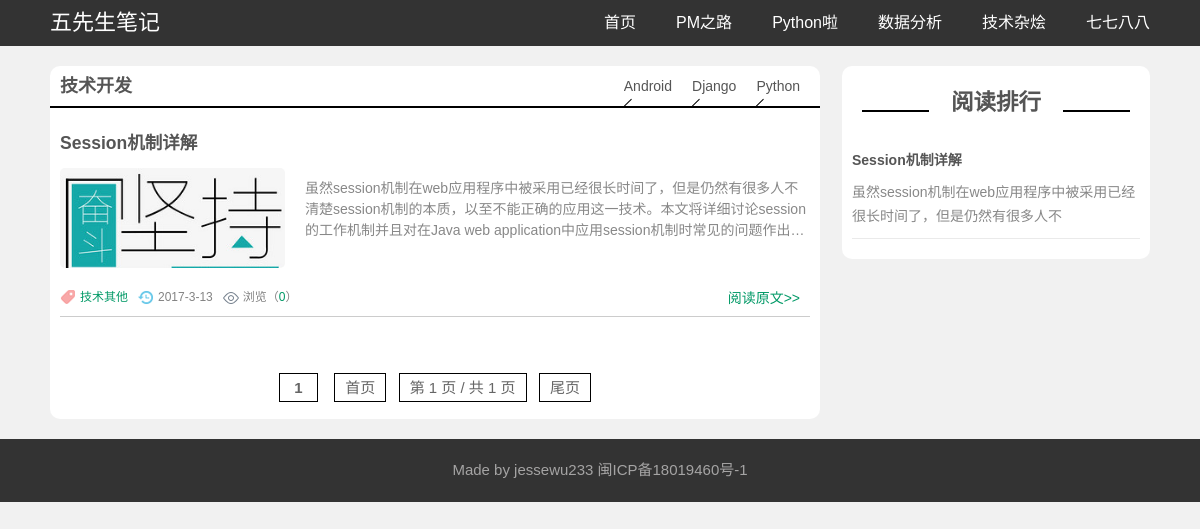
The page /category/7 on the database its author committed.
### blog/models.py (models this page shows, shortened)
class Tag(models.Model):
    category = models.ForeignKey(Category, default='0', on_delete=models.CASCADE)
    name = models.CharField(max_length=100)
    def __str__(self):
        return self.name

class Category(models.Model):
    name = models.CharField(max_length=100)
    def __str__(self):
        return self.name

class Post(models.Model):
    title = models.CharField(max_length=100)
    body = RichTextUploadingField()
    created_time = models.DateTimeField()
    modified_time = models.DateTimeField()
    excerpt = models.TextField(max_length=200, blank=True)
    category = models.ForeignKey(Category, on_delete=models.CASCADE)
    tags = models.ForeignKey(Tag, on_delete=models.CASCADE, blank=True, default='0')
    author = models.ForeignKey(User, on_delete=models.CASCADE)
    views = models.PositiveIntegerField(default=0)
    imgUrl = ImageField(upload_to='PostImg', default='0')

### blog/views.py (the view)
# urls.py: path('category/<int:category_id>', views.category, name='category'),
def category(request, category_id):
    page_num = 10
    category_name = models.Category.objects.get(pk=category_id)
    all_post_list = models.Post.objects.filter(category__name=category_name).order_by("-created_time")
    sum_num = all_post_list.count()
    most_view_list = all_post_list.order_by("-views")[:5]
    tag_list = models.Tag.objects.all().filter(category__name=category_name)[:3]
    bigTitle = category_name
    paginator = Paginator(all_post_list, page_num)
    current_page = 1
    previous_page = current_page - 1
    next_page = current_page + 1
    post_list = paginator.page(current_page)
    context = {
        "post_list": post_list,
        "bigTitle": bigTitle,
        "tag_list": tag_list,
        "most_view_list": most_view_list,
        "paginator": paginator,
        "current_page": current_page,
        "previous_page": previous_page,
        "next_page": next_page,
        "sum_num": sum_num,
        "category_id": category_id
    }
    return render(request, 'blog/list.html', context)

### blog/templates/blog/list.html (shortened to what this page needs)
{% load staticfiles %}
<!doctype html>
<html>
<head>
    <link href="{% static "blog/css/base.css" %}" rel="stylesheet">
    <link href="{% static "blog/css/index.css" %}" rel="stylesheet">
    <link href="{% static "blog/css/m.css" %}" rel="stylesheet">
</head>
<body>
<header>
    <div id="mnav">
        <div class="logo"><a href="/">五先生笔记</a></div>
        <ul id="starlist">
            <li><a href="http://localhost:8000/">首页</a></li>
            <li><a href="{% url "blog:category" 6 %}">PM之路</a></li>
            <li><a href="{% url "blog:category" 7 %}">Python啦</a></li>
            <li><a href="{% url "blog:category" 8 %}">数据分析</a></li>
            <li><a href="{% url "blog:category" 9 %}">技术杂烩</a></li>
            <li><a href="{% url "blog:category" 9 %}">七七八八</a></li>
        </ul>
    </div>
</header>
<div class="line46"></div>
<article>
    <div style="margin-top: 20px" class="leftbox">
        <div class="newblogs">
            <h2 class="hometitle">
                {% if tag_list %}
                    <span>
                    {% for tag in tag_list %}
                        <a href="{% url "blog:tag" tag.id %}">{{ tag.name }}</a>
                    {% endfor %}
                    </span>
                {% endif %}
                {{ bigTitle }}</h2>
            {% if post_list %}
                <ul>
                    {% for post in post_list %}
                        <li>
                            <h3 class="blogtitle"><a href="{% url "blog:detail" post.id %}"
                                                     target="_blank">{{ post.title }}</a></h3>
                            <div class="bloginfo"><span class="blogpic"><a href="/" title=""><img
                                    src="../../../media/{{ post.imgUrl }}"/></a></span>
                                <p>{{ post.excerpt }}</p>
                            </div>
                            <div class="autor"><span class="lm f_l"><a
                                    href="{% url "blog:tag" post.tags.id %}">{{ post.tags }}</a></span><span
                                    class="dtime f_l">{{ post.created_time.year }}-{{ post.created_time.month }}-{{ post.created_time.day }}</span><span
                                    class="viewnum f_l">浏览（<a href="/">{{ post.views }}</a>）</span>
                                <span class="f_r"><a href="{% url "blog:detail" post.id %}"
                                                                                class="more">阅读原文>></a></span>
                            </div>
                        </li>
                    {% endfor %}
                </ul>
            {% endif %}
            <div class="pagelist"><a title="Total record">&nbsp;<b>{{ sum_num }}</b> </a>&nbsp;&nbsp
                <a href="{% url "blog:category_page" category_id 1 %}">首页</a>
                &nbsp<a href="#">第 {{ current_page }} 页 / 共 {{ paginator.num_pages }} 页</a>&nbsp
                <a href="{% url "blog:category_page" category_id paginator.num_pages %}">尾页</a>
            </div>
        </div>
    </div>
    <div class="rightbox">
        <div class="blank"></div>
        <div class="paihang">
            <h2 class="ab_title"><a href="{% url "blog:top" %}">阅读排行</a></h2>
            {% if most_view_list %}
                <ul>
                    {% for post in most_view_list %}
                        <li><b><a href="{% url "blog:detail" post.id %}" target="_blank">{{ post.title }}</a></b>
                            <p>{{ post.excerpt | truncatechars:40 }}</p>
                        </li>
                    {% endfor %}
                </ul>
            {% endif %}
        </div>
    </div>
</article>
<footer>
    <p>Made by <a href="/">jessewu233</a> <a href="/">闽ICP备18019460号-1</a></p>
</footer>
</body>
</html>

### blog/static/blog/css/base.css (style rules this page uses)
* { margin: 0; padding: 0 }
body { font: 15px "Microsoft YaHei", Arial, Helvetica, sans-serif; color: #555; background: #f1f1f1; line-height: 1.5; }
img { border: 0; display: block }
ul, li { list-style: none; }
a { text-decoration: none; color: #555 }
.blank { height: 20px; overflow: hidden; width: 100%; margin: auto; clear: both }
.f_l { float: left }
.f_r { float: right }
.line46 { height: 46px; width: 100% }
header { width: 100%; color: #FFF; background: #333; line-height: 46px; overflow: hidden; position: fixed; top: 0; z-index: 100 }
.logo { float: left; font-size: 22px }
#mnav { width: 1100px; margin: auto }
#mnav a { color: #FFF }
#starlist { float: right; }
#starlist li { float: left; display: block; padding: 0 0 0 40px; font-size: 16px }
article { width: 1100px; margin: auto; overflow: hidden }
footer { width: 100%; background: #333; color: #a5a4a4; text-align: center; padding: 20px 0; }
footer a { color: #a5a4a4 }

### blog/static/blog/css/index.css (style rules this page uses)
.leftbox { width: 70%; float: left; overflow: hidden; margin-bottom: 20px; }
.rightbox { width: 28%; float: right; overflow: hidden; }
.hometitle { padding: 0 10px; line-height: 40px; height: 40px; font-size: 18px;; border-bottom: #000 2px solid; position: relative; }
.hometitle span { float: right; font-weight: normal; font-size: 14px; height: 42px; overflow: hidden; position: absolute; right: 0; width: 100%; text-align: right }
.hometitle span a { display: block; float: right; position: relative; overflow: hidden; margin-right: 20px }
.hometitle span a:after { content: ''; display: block; width: 1px; height: 20px; border-radius: 10px; background: #000; -webkit-transform: rotate(45deg); transform: rotate(45deg); position: absolute; bottom: -10px }
.newblogs { background: #fff; overflow: hidden; width: 100%; clear: both; border-radius: 10px; }
h3.blogtitle { line-height: 30px; margin: 10px 0; }
.blogpic { overflow: hidden; width: 30%; max-height: 100px; display: block; float: left; margin-right: 20px; border-radius: 5px; }
.newblogs ul { padding: 10px; overflow: hidden }
.newblogs li { border-bottom: #ccc 1px solid; margin-bottom: 10px; overflow: hidden; }
.autor { width: 100%; overflow: hidden; clear: both; margin: 20px 0 0 0; display: inline-block; color: #838383; font-size: 12px }
.autor span { margin: 0 10px 0 0; padding-left: 20px }
.autor span a { color: #096; }
.lm { background: url(../images/newsbg01.png) no-repeat left center }
.dtime { background: url(../images/newsbg02.png) no-repeat left center }
.viewnum { background: url(../images/newsbg04.png) no-repeat left center }
.blogpic img { width: 100%; }
.bloginfo p { color: #888; overflow: hidden; text-overflow: ellipsis; -webkit-box-orient: vertical; display: -webkit-box; -webkit-line-clamp: 3; padding-top: 10px; font-size: 14px; }
.more { font-size: 14px; }
.ab_title { text-align: center; position: relative; margin: 20px; }
.ab_title:before { content: ""; width: 25%; height: 2px; background: #000; position: absolute; left: 0; bottom: 8px }
.ab_title:after { content: ""; width: 25%; height: 2px; background: #000; position: absolute; right: 0; bottom: 8px }
.paihang { background: #FFF; border-radius: 10px; overflow: hidden; margin: 0 0 20px 0; }
.paihang ul { padding: 10px; }
.paihang ul li { border-bottom: solid 1px #EAEAEA; font-size: 14px; margin: 0 0 10px 0; padding: 0 0 10px 0; overflow: hidden; }
.paihang ul li b { height: 30px; text-overflow: ellipsis; white-space: nowrap; overflow: hidden; display: block; }
.paihang ul li p { line-height: 24px; color: #888 }
.pagelist { text-align: center; color: #666; width: 100%; clear: both; margin: 20px 0; padding-top: 20px }
.pagelist a { color: #666; margin: 0 2px; border: 1px solid #000; padding: 5px 10px; }

### rows shown on the page
Tag: name "Python"
Tag: name "Django"
Tag: name "Android"
Category: name "技术开发"
Post: title "Session机制详解", imgUrl (picture), excerpt "虽然session机制在web应用程序中被采用已经很长时间了，但是仍然有很多人不清楚session机制的本质，以至不能正确的应用这一技术。本文将详细讨论session的工作机制并且对在Java…", tags "技术其他", created_time.year "2017", created_time.month "3", created_time.day "13", views "0", excerpt "虽然session机制在web应用程序中被采用已经很长时间了，但是仍然有很多人不"

### other values the page prints
{{ sum_num }} "1"
{{ current_page }} "1"
{{ paginator.num_pages }} "1"
